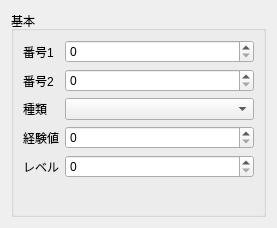
<?xml version="1.0" encoding="UTF-8"?>
<ui version="4.0">
 <class>SoulTabForm</class>
 <widget class="QWidget" name="SoulTabForm">
  <property name="geometry">
   <rect>
    <x>0</x>
    <y>0</y>
    <width>277</width>
    <height>228</height>
   </rect>
  </property>
  <property name="windowTitle">
   <string notr="true">Form</string>
  </property>
  <layout class="QHBoxLayout" name="horizontalLayout">
   <item>
    <widget class="QGroupBox" name="groupBox_4">
     <property name="title">
      <string>基本</string>
     </property>
     <layout class="QVBoxLayout" name="verticalLayout_2">
      <item>
       <layout class="QFormLayout" name="formLayout">
        <item row="0" column="0">
         <widget class="QLabel" name="label">
          <property name="text">
           <string>番号1</string>
          </property>
         </widget>
        </item>
        <item row="0" column="1">
         <widget class="QSpinBox" name="num1SB">
          <property name="maximum">
           <number>65535</number>
          </property>
         </widget>
        </item>
        <item row="1" column="0">
         <widget class="QLabel" name="label_2">
          <property name="text">
           <string>番号2</string>
          </property>
         </widget>
        </item>
        <item row="1" column="1">
         <widget class="QSpinBox" name="num2SB">
          <property name="maximum">
           <number>65535</number>
          </property>
         </widget>
        </item>
        <item row="2" column="0">
         <widget class="QLabel" name="label_3">
          <property name="text">
           <string>種類</string>
          </property>
         </widget>
        </item>
        <item row="2" column="1">
         <widget class="QComboBox" name="itemCB">
          <property name="minimumSize">
           <size>
            <width>180</width>
            <height>0</height>
           </size>
          </property>
         </widget>
        </item>
        <item row="4" column="0">
         <widget class="QLabel" name="label_7">
          <property name="text">
           <string>経験値</string>
          </property>
         </widget>
        </item>
        <item row="4" column="1">
         <widget class="QSpinBox" name="expSB">
          <property name="minimum">
           <number>0</number>
          </property>
          <property name="maximum">
           <number>65535</number>
          </property>
         </widget>
        </item>
        <item row="5" column="0">
         <widget class="QLabel" name="label_4">
          <property name="text">
           <string>レベル</string>
          </property>
         </widget>
        </item>
        <item row="5" column="1">
         <widget class="QSpinBox" name="levelSB">
          <property name="maximum">
           <number>10</number>
          </property>
         </widget>
        </item>
       </layout>
      </item>
     </layout>
    </widget>
   </item>
  </layout>
 </widget>
 <resources/>
 <connections/>
</ui>
